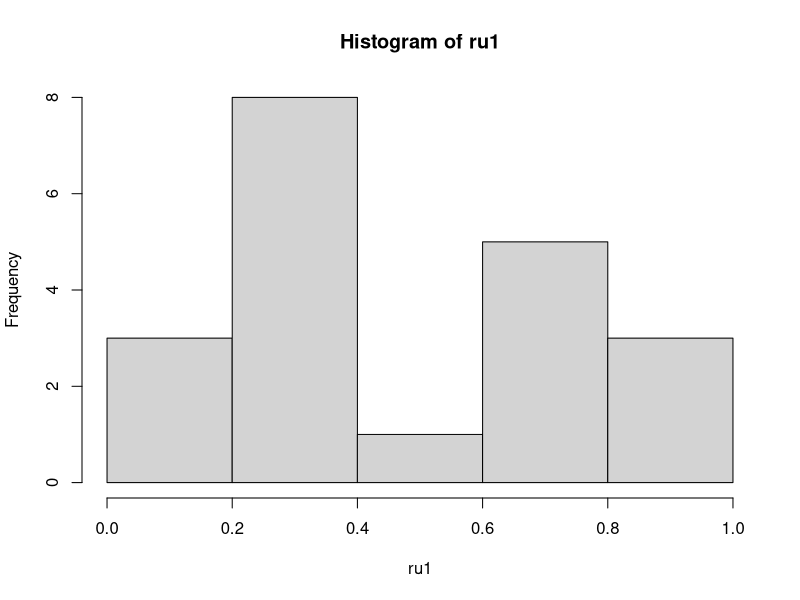
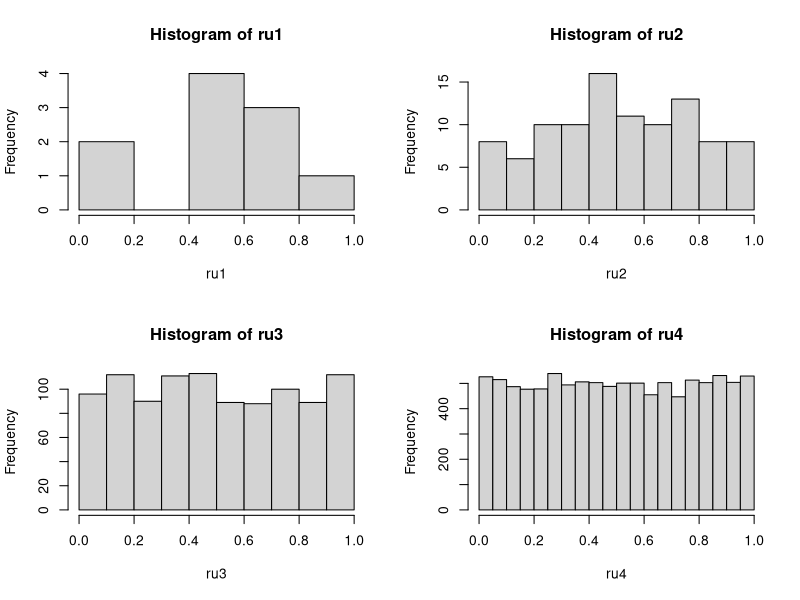
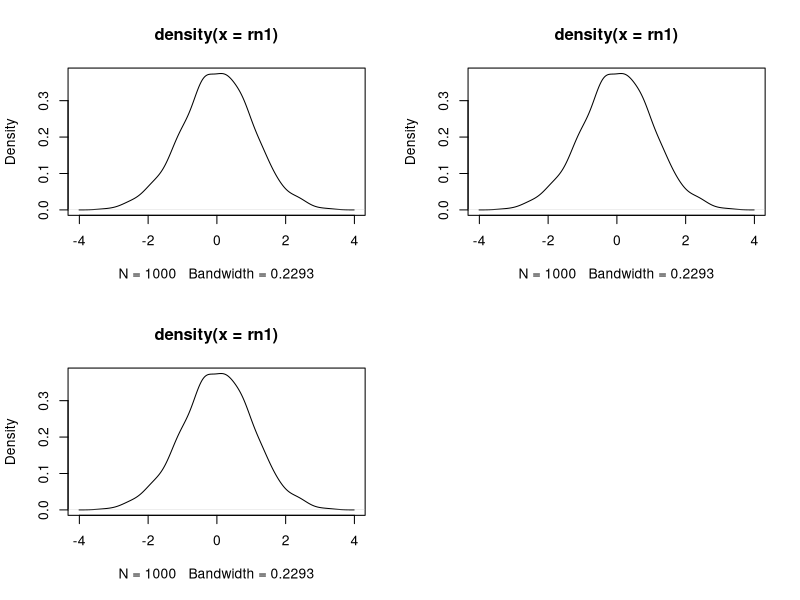
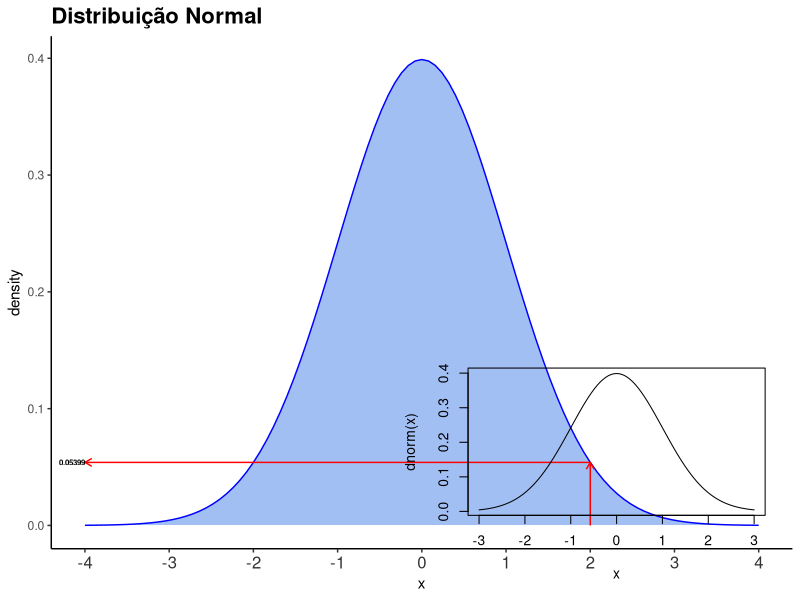
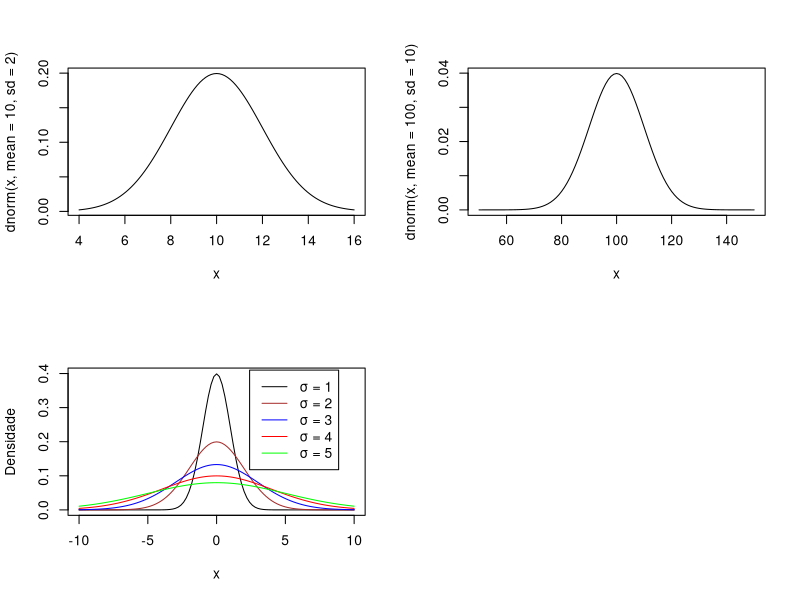
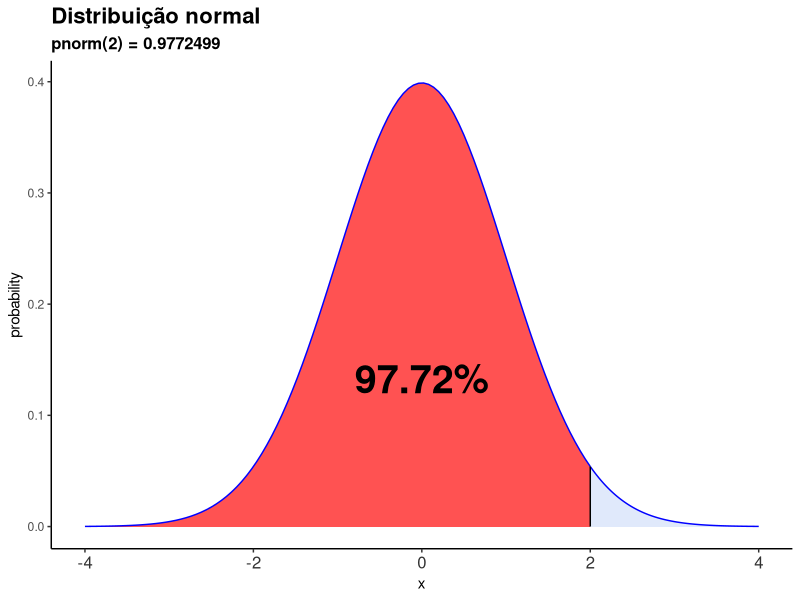
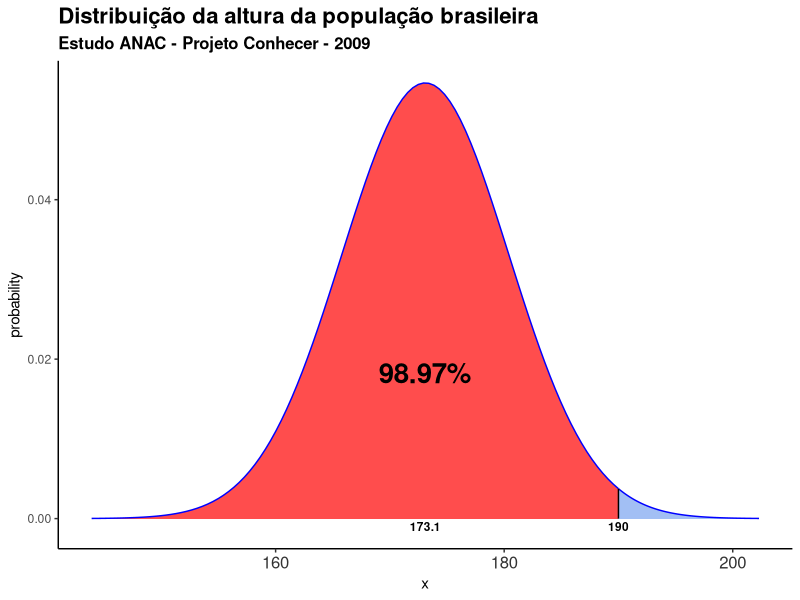
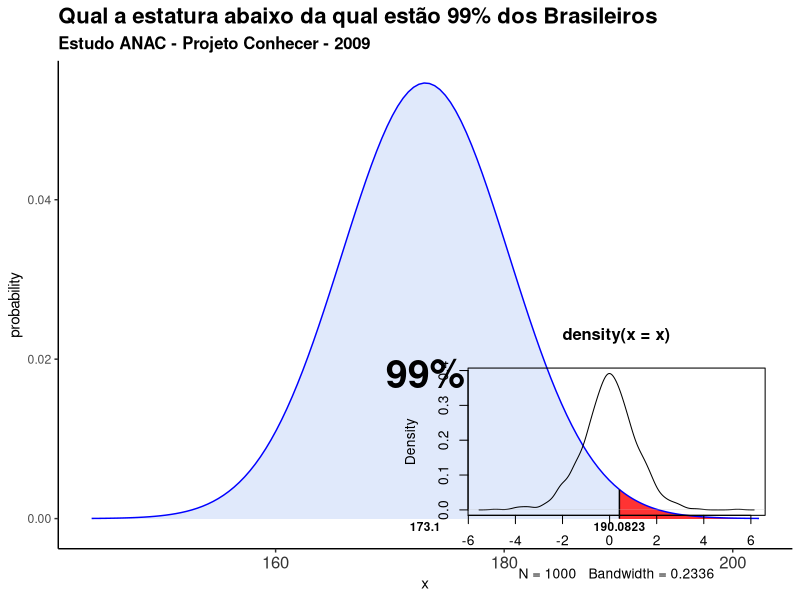

Here is the R script that generated these plots, in order:
## ---- chunk 1
library(ggplot2)
## ---- chunk 2
# Cada execução desse código resultará em uma sequência diferente de 5 números.
rnorm(5)
## ---- chunk 3
# Cada execução desse código resultará sempre na mesma sequência de 5 números.
# Alterar o argumento da função set.seed irá mudar a sequência de números.
set.seed(1)
rnorm(5)
## ---- chunk 4
ru1 <- runif(n = 20, min = 0, max = 1)
ru1
## ---- chunk 5
# arredondando para 2 casas decimais
round(ru1, 2)
## ---- chunk 6
hist(ru1)
## ---- chunk 7
ru1 <- runif(n = 10, min = 0, max = 1)
ru2 <- runif(n = 100, min = 0, max = 1)
ru3 <- runif(n = 1000, min = 0, max = 1)
ru4 <- runif(n = 10000, min = 0, max = 1)
par(mfrow = c(2, 2)) # cria uma matrix 2x2 para plotar os gráficos
hist(ru1)
hist(ru2)
hist(ru3)
hist(ru4)
## ---- chunk 8
dunif(x=5, min=0, max=100)
## ---- chunk 9
punif(5, min = 0, max = 100)
## ---- chunk 10
qunif(0.05, min = 0, max = 100)
## ---- chunk 11
set.seed(100)
rn1 <- rnorm(n = 1000, mean = 0, sd = 1)
plot(density(rn1)) 
## ---- chunk 12
set.seed(100)
rn1 <- rnorm(1000, 0, 1)
plot(density(rn1)) 
## ---- chunk 13
# Inserindo apenas o número de valores a serem gerados
# Nesse caso a função rnorm usa os valores default para media e desvio padrão
# media = 0 e desvio padrão = 1 (curva normal padrão)
set.seed(100)
rn1 <- rnorm(1000)
plot(density(rn1)) 
## ---- chunk 14
dnorm(2, mean = 0, sd = 1)
## ---- chunk 15
dnorm(2)
## ---- chunk 16
# Parâmetros informados pelo usuário
x.value      <- 2
media        <- 0
desviopadrao <- 1

# Parâmetros calculados a partir dos que foram informados
density.value <- dnorm(x.value, mean = media, sd = desviopadrao)
lim.inf <- media-4*desviopadrao
lim.sup <- media+4*desviopadrao

# Curva Normal Padrão
ggplot(NULL, aes(c(lim.inf,lim.sup))) + 
  geom_area(stat = "function", 
        fun = dnorm, 
        args = list(mean = media, sd = desviopadrao), 
        col="blue", 
        fill = "cornflowerblue", 
        alpha=0.6, 
        xlim = c(lim.inf,lim.sup)) + 
  ggtitle("Distribuição Normal") +
  xlab("x") + 
  ylab("density") +
  theme_classic() +
  theme(plot.title = element_text(size = 16, face = "bold"),
        plot.subtitle = element_text(size = 12, face = "bold"),
        axis.text.x   = element_text(colour="grey20",size=12)) +
  scale_x_continuous(breaks = seq(lim.inf,lim.sup,by = 1)) +
  geom_segment(aes(x = x.value, 
                   y = 0, 
                   xend = x.value, 
                   yend = density.value), 
               arrow = arrow(length = unit(0.2, "cm")), 
               color="red") +
  geom_segment(aes(x = x.value, 
                   y = density.value, 
                   xend = lim.inf, 
                   yend = density.value), 
               arrow = arrow(length = unit(0.2, "cm")), 
               color="red") +
  annotate("text", 
            x = lim.inf, 
            y = density.value, 
            size = 2, 
            fontface ="bold", 
            hjust=1, 
            label=paste(round(density.value,5)))
## ---- chunk 17
curve(dnorm(x), -3, 3)
## ---- chunk 18
curve(dnorm(x, mean = 10, sd = 2), 4, 16)
## ---- chunk 19
curve(dnorm(x, mean= 100, sd= 10), 50, 150)
## ---- chunk 20
curve(dnorm(x, sd=1), col="black", xlim=c(-10,10), ylim=c(0,0.4), ylab="Densidade")
curve(dnorm(x, sd=2), col="brown", xlim=c(-10,10), ylim=c(0,0.4), ylab="Densidade", add=TRUE)
curve(dnorm(x, sd=3), col="blue",  xlim=c(-10,10), ylim=c(0,0.4), ylab="Densidade", add=TRUE)
curve(dnorm(x, sd=4), col="red",   xlim=c(-10,10), ylim=c(0,0.4), ylab="Densidade", add=TRUE)
curve(dnorm(x, sd=5), col="green", xlim=c(-10,10), ylim=c(0,0.4), ylab="Densidade", add=TRUE)
legend(x = 2.4, y = 0.41, lty=1, 
legend = c("σ = 1",   "σ = 2",   "σ = 3",  "σ = 4",  "σ = 5"),
col =    c("black",   "brown",   "blue",   "red",    "green"))
## ---- chunk 21
# calculando pnorm de x=2 na curva normal padrão
pnorm(2)
## ---- chunk 22
x      <- 2
media  <- 0 #  média
dp     <- 1 # desvio padrão

# limites do gráfico: 4 desvios padrões abaixo e acima da média
lim.inf <- media-4*dp
lim.sup <- media+4*dp

# área à esquerda do ponto x, em percentual, com duas casas decimais depois da vírgula
left.area      <- round(pnorm(x, mean=media, sd=dp), 4)*100
left.area.text <- as.character(left.area)
left.area.text <- paste(left.area.text, "%", sep="")

# área à direta do ponto x, em percentual, com duas casas decimais depois da vírgula
right.area      <-  round(1- pnorm(x, mean=media, sd=dp), 4)* 100
right.area.text <- as.character(right.area)
right.area.text <- paste(right.area.text, "%", sep="")

# gráfico
ggplot(NULL, aes(c(lim.inf,lim.sup))) + 
    geom_area(stat = "function", 
            fun = dnorm,
            args = list(mean = media, sd = dp),
            col="blue", 
            fill = "red", 
            alpha=0.68, 
            xlim = c(lim.inf, x)) +
    geom_area(stat = "function", 
            fun = dnorm, 
            args = list(mean = media, sd = dp),
            col="blue", 
            fill = "cornflowerblue", 
            alpha=0.2, 
            xlim = c(x, lim.sup)) +
    geom_segment(aes(x = x, y = 0, xend = x, yend = dnorm(x, mean=media, sd=dp))) +
    labs(title = "Distribuição normal", 
         subtitle = "pnorm(2) = 0.9772499 ") +
    xlab("x") +
    ylab("probability") +
    annotate("text", x = media , 
             y = dnorm(media, mean=media, sd=dp)/3, 
             size = 10, 
             fontface ="bold", 
             hjust=0.5, 
             label=left.area.text) +
    theme_classic() +
    theme(plot.title = element_text(size = 16, face = "bold"),
                       plot.subtitle = element_text(size = 12, face = "bold"),
                       axis.text.x   = element_text(colour="grey20",size=12))
## ---- chunk 23
pnorm(190, mean=173.1, sd=7.3)
## ---- chunk 24
1 - pnorm(190, mean=173.1, sd=7.3)
## ---- chunk 25
# Estudo da ANAC - Agencia Nacional de Aviação Civil
# LEVANTAMENTO DO PERFIL ANTROPOMÉTRICO DA POPULAÇÃO BRASILEIRA 
# USUÁRIA DO TRANSPORTE AÉREO NACIONAL – PROJETO CONHECER
# Resultados: 
# Estatura média 173,1 cm 
# desvio padrão 7,3 cm. 
# Apenas 1,2% da população com estatura acima de 190,1cm.
x  <- 190
h  <- 173.1 # altura média em cm
dp <- 7.3   # desvio padrão da altura em cm

# limites do gráfico: 4 desvios padrões abaixo e acima da média
lim.inf <- h-4*dp
lim.sup <- h+4*dp

# área à esquerda do ponto x, em percentual, com duas casas decimais depois da vírgula
left.area      <- round(pnorm(x, mean=h, sd=dp), 4)*100
left.area.text <- as.character(left.area)
left.area.text <- paste(left.area.text, "%", sep="")

# área à direta do ponto x, em percentual, com duas casas decimais depois da vírgula
right.area      <-  round(1- pnorm(x, mean=h, sd=dp), 4)* 100
right.area.text <- as.character(right.area)
right.area.text <- paste(right.area.text, "%", sep="")

# gráfico
ggplot(NULL, aes(c(lim.inf,lim.sup))) + 
    geom_area(stat = "function", 
            fun = dnorm,
            args = list(mean = h, sd = dp),
            col="blue", 
            fill = "red", 
            alpha=0.7, 
            xlim = c(lim.inf, x)) +
    geom_area(stat = "function", 
            fun = dnorm, 
            args = list(mean = h, sd = dp),
            col="blue", 
            fill = "cornflowerblue", 
            alpha=0.6, 
            xlim = c(x, lim.sup)) +
    geom_segment(aes(x = x, y = 0, xend = x, yend = dnorm(x, mean=h, sd=dp))) +
    labs(title = "Distribuição da altura da população brasileira", 
         subtitle = "Estudo ANAC - Projeto Conhecer - 2009") +
    xlab("x") +
    ylab("probability") +
    annotate("text", x = h , 
             y = dnorm(h, mean=h, sd=dp)/3, 
             size = 7, 
             fontface ="bold", 
             hjust=0.5, 
             label=left.area.text) +
    annotate("text", x = h, y = -0.001, size = 3, fontface ="bold", hjust=0.5, label=h) +
    annotate("text", x = x, y = -0.001, size = 3, fontface ="bold", hjust=0.5, label=x) +
    theme_classic() +
    theme(plot.title = element_text(size = 16, face = "bold"),
                       plot.subtitle = element_text(size = 12, face = "bold"),
                       axis.text.x   = element_text(colour="grey20",size=12))
## ---- chunk 26
qnorm(0.99, mean=173.1, sd=7.3)
## ---- chunk 27
# Estudo da ANAC - Agencia Nacional de Aviação Civil
# LEVANTAMENTO DO PERFIL ANTROPOMÉTRICO DA POPULAÇÃO BRASILEIRA 
# USUÁRIA DO TRANSPORTE AÉREO NACIONAL – PROJETO CONHECER
# Resultados: 
# Estatura média 173,1 cm 
# desvio padrão 7,3 cm. 
# Apenas 1,2% da população com estatura acima de 190,1cm.
x  <- 190.0823
h  <- 173.1 # altura média em cm
dp <- 7.3   # desvio padrão da altura em cm

# limites do gráfico: 4 desvios padrões abaixo e acima da média
lim.inf <- h-4*dp
lim.sup <- h+4*dp

# área à esquerda do ponto x, em percentual, com duas casas decimais depois da vírgula
left.area      <- round(pnorm(x, mean=h, sd=dp), 4)*100
left.area.text <- as.character(left.area)
left.area.text <- paste(left.area.text, "%", sep="")

# área à direta do ponto x, em percentual, com duas casas decimais depois da vírgula
right.area      <-  round(1- pnorm(x, mean=h, sd=dp), 4)* 100
right.area.text <- as.character(right.area)
right.area.text <- paste(right.area.text, "%", sep="")

# gráfico
ggplot(NULL, aes(c(lim.inf,lim.sup))) + 
    geom_area(stat = "function", 
            fun = dnorm,
            args = list(mean = h, sd = dp),
            col="blue", 
            fill = "cornflowerblue", 
            alpha=0.2, 
            xlim = c(lim.inf, x)) +
    geom_area(stat = "function", 
            fun = dnorm, 
            args = list(mean = h, sd = dp),
            col="blue", 
            fill = "red", 
            alpha=0.8, 
            xlim = c(x, lim.sup)) +
    geom_segment(aes(x = x, y = 0, xend = x, yend = dnorm(x, mean=h, sd=dp))) +
    labs(title = "Qual a estatura abaixo da qual estão 99% dos Brasileiros", 
         subtitle = "Estudo ANAC - Projeto Conhecer - 2009") +
    xlab("x") +
    ylab("probability") +
    annotate("text", x = h , 
             y = dnorm(h, mean=h, sd=dp)/3, 
             size = 10, 
             fontface ="bold", 
             hjust=0.5, 
             label=left.area.text) +
    annotate("text", x = h, y = -0.001, size = 3, fontface ="bold", hjust=0.5, label=h) +
    annotate("text", x = x, y = -0.001, size = 3, fontface ="bold", hjust=0.5, label=x) +
    theme_classic() +
    theme(plot.title = element_text(size = 16, face = "bold"),
                       plot.subtitle = element_text(size = 12, face = "bold"),
                       axis.text.x   = element_text(colour="grey20",size=12))
## ---- chunk 28
set.seed(1)
x <- rt(n = 1000, df = 10)
plot(density(x))
## ---- chunk 29
dt(x=2, df=5)
## ---- chunk 30
# Parâmetros informados pelo usuário
x.value      <- 2 # ponto no eixo x da curva de distribuição t
gl           <- 5 # graus de liberdade

# Parâmetros calculados a partir dos que foram informados
density.value <- dt(x.value, df=gl)
lim.inf <- -4
lim.sup <- +4

# Curva t
ggplot(NULL, aes(c(lim.inf,lim.sup))) + 
  geom_area(stat = "function", 
        fun = dt, 
        args = list(df=gl), 
        col="blue", 
        fill = "cornflowerblue", 
        alpha=0.3, 
        xlim = c(lim.inf,lim.sup)) + 
  ggtitle(label = "Distribuição t", subtitle = "x=2, df=5") +
  xlab("x") + 
  ylab("density") +
  theme_classic() +
  theme(plot.title = element_text(size = 16, face = "bold"),
        plot.subtitle = element_text(size = 12, face = "bold"),
        axis.text.x   = element_text(colour="grey20",size=12)) +
  scale_x_continuous(breaks = seq(lim.inf,lim.sup,by = 1)) +
  geom_segment(aes(x = x.value, 
                   y = 0, 
                   xend = x.value, 
                   yend = density.value), 
               arrow = arrow(length = unit(0.2, "cm")), 
               color="red") +
  geom_segment(aes(x = x.value, 
                   y = density.value, 
                   xend = lim.inf+1, 
                   yend = density.value), 
               arrow = arrow(length = unit(0.2, "cm")), 
               color="red") +
  annotate("text", 
            x = lim.inf+1 , 
            y = density.value, 
            size = 5, 
            fontface ="bold", 
            hjust=1, 
            label=paste(round(density.value,5)))
## ---- chunk 31
curve(dt(x, df = 5), 
      xlim = c(-4,4) )
## ---- chunk 32
curve(dnorm(x),   col="black", xlim=c(-5,5), ylim=c(0,0.4), ylab="Densidade")
curve(dt(x,df=20),col="brown", add=TRUE)
curve(dt(x,df=5), col="blue",  add=TRUE)
curve(dt(x,df=2), col="red",   add=TRUE)
curve(dt(x,df=1), col="green", add=TRUE)
legend(x = 2.4, y = 0.41, lty=1, 
legend = c("normal curve","t, df=20","t, df=5","t, df=2","t, df=1"),
col =    c(       "black",   "brown",   "blue",    "red",  "green"))
## ---- chunk 33
pt(q = 2, df = 5)
## ---- chunk 34
x.value <- 2
gl      <- 5 # graus de liberdade

# limites do gráfico: 4 desvios padrões abaixo e acima da média
lim.inf <- -4
lim.sup <- +4

# área à esquerda do ponto x, em percentual, com duas casas decimais depois da vírgula
left.area           <- round(pt(x.value, df= gl), 4)*100
left.area.decimal   <- round(pt(x.value, df= gl), 4)
left.area.text <- as.character(left.area)
left.area.text <- paste(left.area.text, "%", sep="")

left.area.text.decimal <- as.character(left.area.decimal)

# área à direta do ponto x, em percentual, com duas casas decimais depois da vírgula
right.area      <- round(1 - pt(x.value, df=gl), 4)* 100
right.area.text <- as.character(right.area)
right.area.text <- paste(right.area.text, "%", sep="")

# gráfico
ggplot(NULL, aes(c(lim.inf,lim.sup))) + 
    geom_area(stat = "function", 
            fun = dt,
            args = list(df= gl),
            col="blue", 
            fill = "red", 
            alpha=0.7, 
            xlim = c(lim.inf, x.value)) +
    geom_area(stat = "function", 
            fun = dt, 
            args = list(df= gl),
            col="blue", 
            fill = "cornflowerblue", 
            alpha=0.8, 
            xlim = c(x.value, lim.sup)) +
    geom_segment(aes(x = x.value, y = 0, xend = x.value, yend = dt(x.value, df= gl))) +
    labs(title = "Distribuição t", subtitle = "q = 2, df = 5") +
    xlab("quantiles") +
    ylab("density") +
   annotate("text", x = 0, 
             y = 0.15,
             size = 7, 
             fontface ="bold", 
             hjust=0.5, 
             label=left.area.text.decimal) +
  annotate("text", x = 0, 
             y = 0.115,
             size = 4, 
             fontface ="bold", 
             hjust=0.5, 
             label="ou") +
  annotate("text", x = 0, 
             y = 0.08,
             size = 7, 
             fontface ="bold", 
             hjust=0.5, 
             label=left.area.text) +
  
      theme_classic() +
  
      theme(plot.title = element_text(size = 16, face = "bold"),
                       plot.subtitle = element_text(size = 12, face = "bold"),
                       axis.text.x   = element_text(colour="grey20",size=12))
## ---- chunk 35
qt(p = 0.9490303, df = 5)
## ---- chunk 36
set.seed(1)
y <- rchisq(n = 1000, df = 3)
plot(density(y))
## ---- chunk 37
curve(dchisq(x, df=3), 
      col="black",
      xlim=c(0,30), 
      ylim=c(0,0.6),
      ylab="Chi Square Density")
## ---- chunk 38
curve(dchisq(x, df=1 ),col="black", xlim=c(0,30), ylim=c(0,0.6), ylab="Chi Square Density")
curve(dchisq(x, df=2 ),col="red",         add=TRUE)
curve(dchisq(x, df=3 ),col="blue",        add=TRUE)
curve(dchisq(x, df=5 ),col="dark green",  add=TRUE)
curve(dchisq(x, df=10),col="brown",       add=TRUE)
legend(x = 25, y = 0.55, 
       legend = c("df=1","df=2","df=3","df=5","df=10"),
       col    = c("black","red","blue","dark green","brown"),
       lty=1)
## ---- chunk 39
pchisq(q = 6, df = 2)
## ---- chunk 40
# Definir os parâmetros
q <- 6
df <- 2

# Calcular a probabilidade acumulada
prob_acumulada <- round(pchisq(q, df), 5)

# Criar uma sequência de valores para o eixo x
x <- seq(0, 15, length.out = 1000)

# Calcular a densidade da distribuição qui-quadrado
y <- dchisq(x, df)

# Criar um data frame com os valores
data <- data.frame(x = x, y = y)

# Criar o gráfico
ggplot(data, aes(x = x, y = y)) +
  geom_area(aes(ifelse(x <= q, x, NA)), fill = "blue", alpha = 0.3) +
  geom_line(color = "blue") +
  geom_vline(xintercept = q, linetype = "dashed", color = "red") +
  annotate("text", x = q+1, y = max(y)/2, label = paste0("q = ", q), vjust = -0.5, color = "red") +
  annotate("text", x = 1.5, y = 0.05, label = paste0("prob = ", prob_acumulada), vjust = -0.5, color = "red") +
  labs(title = "Distribuição Qui-Quadrado com 2 Graus de Liberdade",
       subtitle = paste0("Probabilidade acumulada até q = ", q, ": ", prob_acumulada),
       x = "Valor da Estatística Qui-Quadrado",
       y = "Densidade") +
  theme_minimal()
## ---- chunk 41
qchisq(p = 0.9502129, df = 2)
